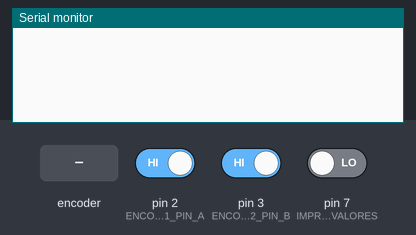
The sketch below on a simulated Arduino Uno, built with avr-gcc and run on an emulated ATmega328P. Parts: the last lines printed to the serial monitor. Inputs (shaded band) come from the test bench; at power-on: pin 7 (IMPRIMIR_VALORES) LOW, pin 2 (ENCODER1_PIN_A) HIGH, pin 3 (ENCODER2_PIN_B) HIGH.

Above: at 1.2 s.
1.3 s: pin 7 (IMPRIMIR_VALORES) driven HIGH
At 1.9 s:
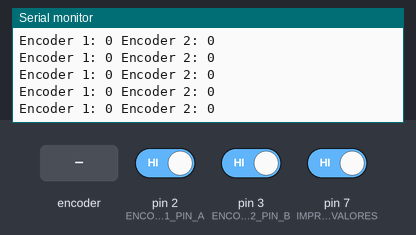
3.2 s: rotary encoder on pin 2 (ENCODER1_PIN_A) / pin 3 (ENCODER2_PIN_B) turned 1 step (first pin leading)
At 3.9 s:
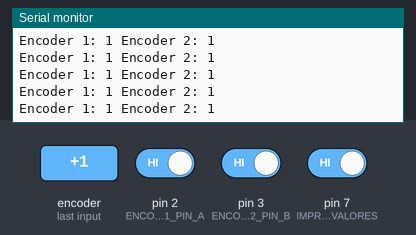
6.4 s: rotary encoder on pin 2 (ENCODER1_PIN_A) / pin 3 (ENCODER2_PIN_B) turned 1 step (first pin leading)
Timing chart, 0 to 7.0 s (numbered marks = the images above; inputs shaded):
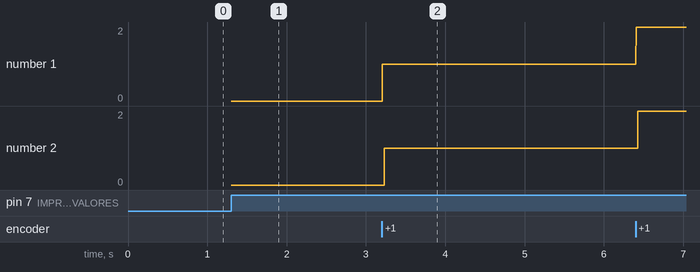

The sketch:

encoder2.ino
```cpp
#define BOTON_RESET 13
#define IMPRIMIR_VALORES  7

// Declaramos las variables para los encoders
#define ENCODER1_PIN_A 2
#define ENCODER2_PIN_B 3

// Declaramos las variables para almacenar los valores de los encoders
volatile long encoder1Pos = 0;
volatile long encoder2Pos = 0;

volatile bool interruptFlag1 = false;
volatile bool interruptFlag2 = false;

// Función de interrupción para el encoder 1
void encoder1Interrupt() {
    encoder1Pos++;
    interruptFlag1 = true;
}

// Función de interrupción para el encoder 2
void encoder2Interrupt() {
    encoder2Pos++;
    interruptFlag2 = true;
}

void readButtons() {
    if(digitalRead(BOTON_RESET) == HIGH){
        encoder1Pos = 0;
        encoder2Pos = 0;
    }
    if(digitalRead(IMPRIMIR_VALORES) == HIGH){
        interruptFlag1 = false;
        interruptFlag2 = false;
        printEncoderValues();
    }
}

void printEncoderValues() {
    Serial.print("Encoder 1: ");
    Serial.print(encoder1Pos);
    Serial.print(" Encoder 2: ");
    Serial.println(encoder2Pos);
}

// Configuración del setup
void setup() {
    Serial.begin(115200);
    pinMode(ENCODER1_PIN_A, INPUT_PULLUP);
    pinMode(ENCODER2_PIN_B, INPUT_PULLUP);
    pinMode(BOTON_RESET, INPUT);
    pinMode(IMPRIMIR_VALORES,INPUT);
    pinMode(LED_BUILTIN, OUTPUT);
    attachInterrupt(digitalPinToInterrupt(ENCODER1_PIN_A), encoder1Interrupt, FALLING);
    attachInterrupt(digitalPinToInterrupt(ENCODER2_PIN_B), encoder2Interrupt, FALLING);
}

// Bucle principal
void loop() {
    readButtons();
}
```

Measured:
- after the input at 1.3 s, the serial monitor: prints a new line at once (image 1)
- after the input at 3.2 s, the serial monitor: prints a new line at once (image 2)
